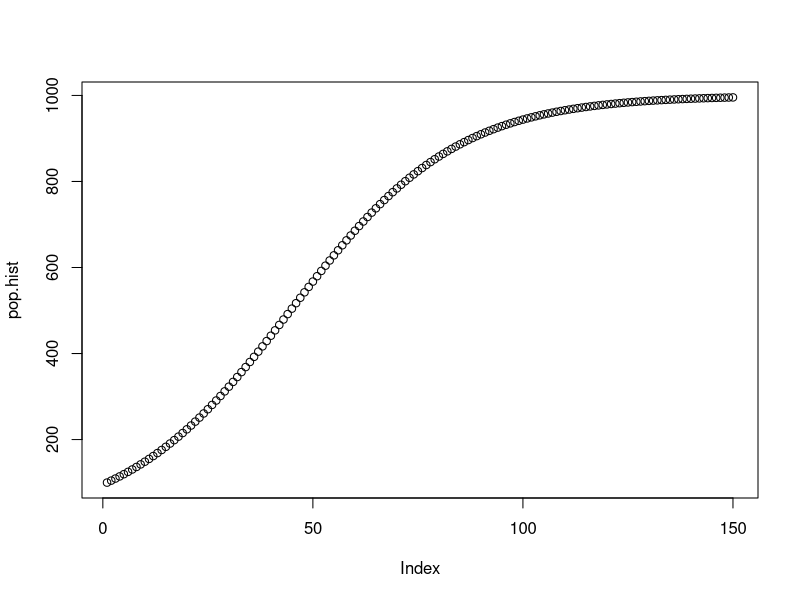

Generate this figure with R:
pop<-100
K<-1000
pop.hist<-c()
r<-0.05
for (i in 1:150) {
	pop.hist[i]<-pop
	pop <- pop*exp(r*(1-(pop/K)))
}
plot(pop.hist)
